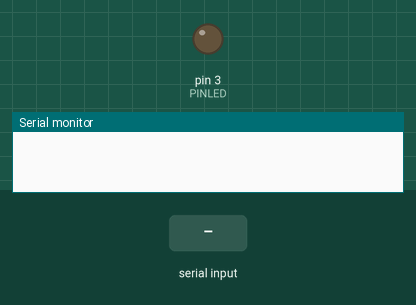
The sketch below on a simulated Arduino Uno, built with avr-gcc and run on an emulated ATmega328P. On the bench: output pins drawn as LEDs (lit = HIGH), the last lines printed to the serial monitor. The test bench sets the inputs (shaded band).

Above: at 1.2 s.
1.3 s: "E" received over Serial
At 3.5 s:
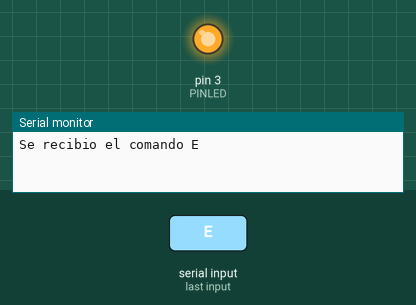
3.8 s: "A" received over Serial
At 5.4 s:
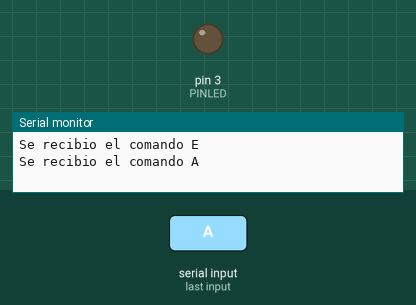
Timing chart, 0 to 6.9 s (numbered marks = the images above; inputs shaded):
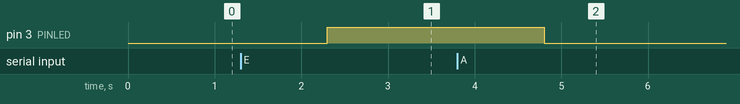

The sketch:

Ej14-ComandosUartArduino.ino
```cpp
#define PINLED 3

String datoRecibido;

void setup(){
  Serial.begin(9600);
  pinMode(PINLED,OUTPUT);
}

void loop(){
  if(Serial.available()>0){                   //Detecta si hay algun ingreso en la consola.
    datoRecibido = Serial.readString();

    Serial.print("Se recibio el comando ");
    Serial.println(datoRecibido);

    if(datoRecibido == "E"){                  //Enciende LED.
      digitalWrite(PINLED, HIGH);
    }
    else if (datoRecibido == "A"){            //Apaga LED.
      digitalWrite(PINLED, LOW);
    }
  }
}
```

Measured:
- after the input at 1.3 s, pin 3 (PINLED): LOW → HIGH after 1.0 s
- after the input at 3.8 s, pin 3 (PINLED): HIGH → LOW after 1.0 s
